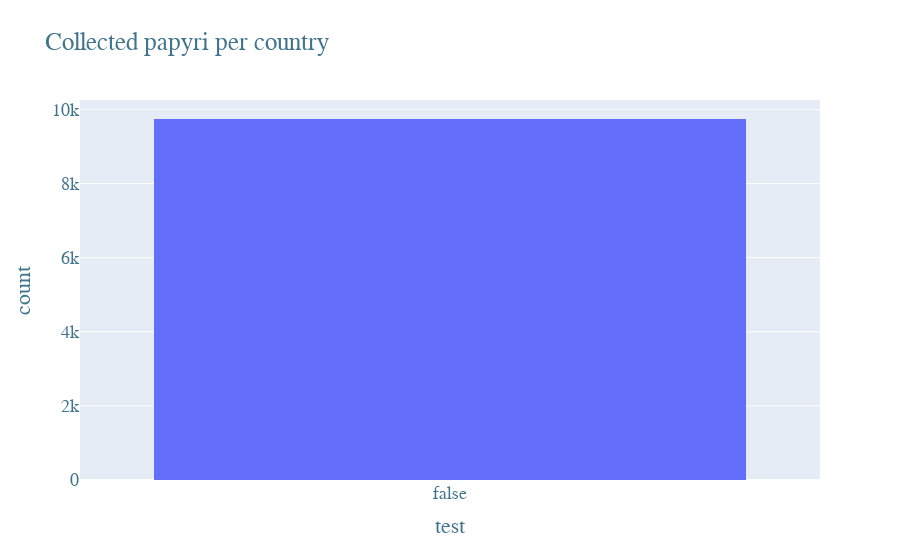

Source (notebook cell):
### Code cell
fig = px.histogram(val, x="test", title="Collected papyri per country")
fig.update_layout(
    autosize=True,
    font=dict(family="Corbel",size=18,color='rgb(65,116,141)'),
    #legend_title_font_color="green",
)

fig.show()

### Figure 1 — Plotly figure (JSON) as saved in the notebook; plotly's stock layout.template omitted (floating-point values rounded to 4 significant figures; data arrays with more than 128 entries replaced by an {"elided": "..."} marker saying what was removed)
{"data": [{"alignmentgroup": "True", "bingroup": "x", "hovertemplate": "test=%{x}<br>count=%{y}<extra></extra>", "legendgroup": "", "marker": {"color": "#636efa", "pattern": {"shape": ""}}, "name": "", "offsetgroup": "", "orientation": "v", "showlegend": false, "type": "histogram", "x": {"elided": "9740 bool values"}, "xaxis": "x", "yaxis": "y"}], "layout": {"autosize": true, "barmode": "relative", "font": {"color": "rgb(65,116,141)", "family": "Corbel", "size": 18}, "legend": {"tracegroupgap": 0}, "title": {"text": "Collected papyri per country"}, "xaxis": {"anchor": "y", "autorange": true, "domain": [0, 1], "range": [-0.5, 0.5], "title": {"text": "test"}, "type": "category"}, "yaxis": {"anchor": "x", "autorange": true, "domain": [0, 1], "range": [0, 10250.0], "title": {"text": "count"}}}}
